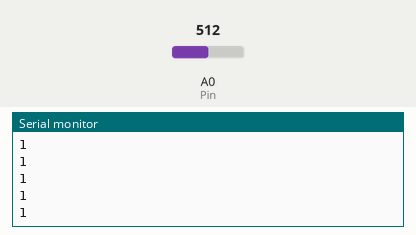
This sketch was run on a simulated Arduino Uno, built with avr-gcc and run on an emulated ATmega328P. Parts: the last lines printed to the serial monitor. Inputs (shaded band) come from the test bench; at power-on: A0 (Pin) = 512.

Above: at 1.2 s.
1.3 s: A0 (Pin) set to 88
At 2.2 s:
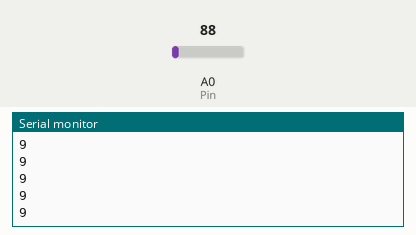
2.8 s: A0 (Pin) set to 83
At 3.8 s:
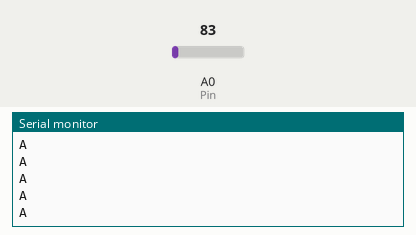

The sketch:

_1_wire_keyboard.ino
```cpp
#include <OnewireKeypad.h>

#define Rows 4
#define Cols 4
#define Pin A0
#define Col_Res 4700
#define Row_Res 1000

char KEYS[]= {
  '0','1','2','3',
  '4','5','6','7',
  '8','9','A','B',
  'C','D','E','F'
};

OnewireKeypad <Print, 16> KeyPad(Serial, KEYS, Rows, Cols, Pin, Col_Res, Row_Res );

void setup()
{

  Serial.begin(9600);
}

void loop(){
  char key = KeyPad.Getkey();

  if (key != NO_KEY){
    Serial.println(key);
  }
}
```

Measured:
- the behaviour switches between 84 and 83 on A0 (Pin) (found by bisection; images 1 and 2)
- after the input at 1.3 s, the serial monitor: prints a new line after 0.07 s (image 1)
- after the input at 2.8 s, the serial monitor: prints a new line after 0.07 s (image 2)
